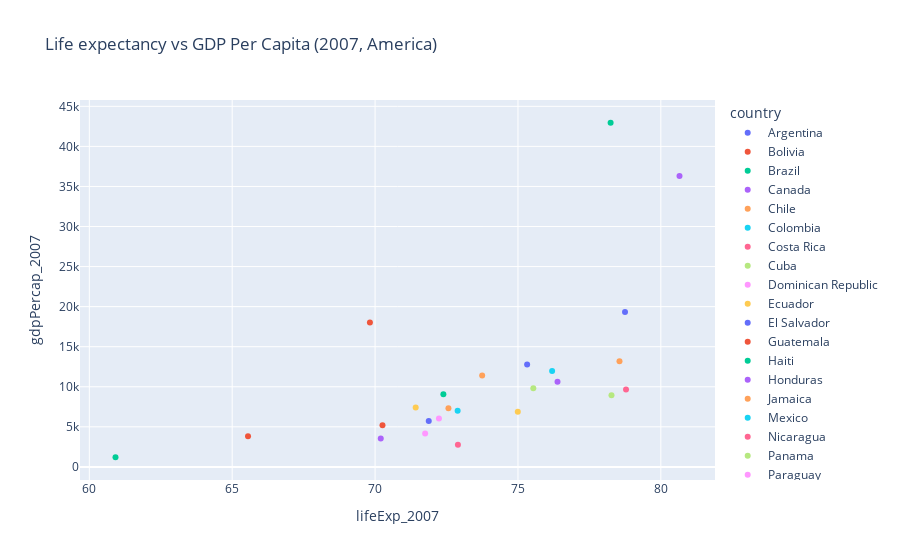

Notebook code cell kept with this figure:
### Markdown cell above
### Customizing plot

### Code cell
fig = px.scatter(america_data,x="lifeExp_2007",
           y="gdpPercap_2007",
           color='country',
           title='Life expectancy vs GDP Per Capita (2007, America)')

fig.show()

### Figure 1 — Plotly figure (JSON) as saved in the notebook; plotly's stock layout.template omitted (floating-point values rounded to 4 significant figures)
{"data": [{"hovertemplate": "country=Argentina<br>lifeExp_2007=%{x}<br>gdpPercap_2007=%{y}<extra></extra>", "legendgroup": "Argentina", "marker": {"color": "#636efa", "symbol": "circle"}, "mode": "markers", "name": "Argentina", "orientation": "v", "showlegend": true, "type": "scatter", "x": [75.32], "xaxis": "x", "y": [12780.0], "yaxis": "y"}, {"hovertemplate": "country=Bolivia<br>lifeExp_2007=%{x}<br>gdpPercap_2007=%{y}<extra></extra>", "legendgroup": "Bolivia", "marker": {"color": "#EF553B", "symbol": "circle"}, "mode": "markers", "name": "Bolivia", "orientation": "v", "showlegend": true, "type": "scatter", "x": [65.55], "xaxis": "x", "y": [3822.0], "yaxis": "y"}, {"hovertemplate": "country=Brazil<br>lifeExp_2007=%{x}<br>gdpPercap_2007=%{y}<extra></extra>", "legendgroup": "Brazil", "marker": {"color": "#00cc96", "symbol": "circle"}, "mode": "markers", "name": "Brazil", "orientation": "v", "showlegend": true, "type": "scatter", "x": [72.39], "xaxis": "x", "y": [9066.0], "yaxis": "y"}, {"hovertemplate": "country=Canada<br>lifeExp_2007=%{x}<br>gdpPercap_2007=%{y}<extra></extra>", "legendgroup": "Canada", "marker": {"color": "#ab63fa", "symbol": "circle"}, "mode": "markers", "name": "Canada", "orientation": "v", "showlegend": true, "type": "scatter", "x": [80.65], "xaxis": "x", "y": [36320.0], "yaxis": "y"}, {"hovertemplate": "country=Chile<br>lifeExp_2007=%{x}<br>gdpPercap_2007=%{y}<extra></extra>", "legendgroup": "Chile", "marker": {"color": "#FFA15A", "symbol": "circle"}, "mode": "markers", "name": "Chile", "orientation": "v", "showlegend": true, "type": "scatter", "x": [78.55], "xaxis": "x", "y": [13170.0], "yaxis": "y"}, {"hovertemplate": "country=Colombia<br>lifeExp_2007=%{x}<br>gdpPercap_2007=%{y}<extra></extra>", "legendgroup": "Colombia", "marker": {"color": "#19d3f3", "symbol": "circle"}, "mode": "markers", "name": "Colombia", "orientation": "v", "showlegend": true, "type": "scatter", "x": [72.89], "xaxis": "x", "y": [7007.0], "yaxis": "y"}, {"hovertemplate": "country=Costa Rica<br>lifeExp_2007=%{x}<br>gdpPercap_2007=%{y}<extra></extra>", "legendgroup": "Costa Rica", "marker": {"color": "#FF6692", "symbol": "circle"}, "mode": "markers", "name": "Costa Rica", "orientation": "v", "showlegend": true, "type": "scatter", "x": [78.78], "xaxis": "x", "y": [9645.0], "yaxis": "y"}, {"hovertemplate": "country=Cuba<br>lifeExp_2007=%{x}<br>gdpPercap_2007=%{y}<extra></extra>", "legendgroup": "Cuba", "marker": {"color": "#B6E880", "symbol": "circle"}, "mode": "markers", "name": "Cuba", "orientation": "v", "showlegend": true, "type": "scatter", "x": [78.27], "xaxis": "x", "y": [8948.0], "yaxis": "y"}, {"hovertemplate": "country=Dominican Republic<br>lifeExp_2007=%{x}<br>gdpPercap_2007=%{y}<extra></extra>", "legendgroup": "Dominican Republic", "marker": {"color": "#FF97FF", "symbol": "circle"}, "mode": "markers", "name": "Dominican Republic", "orientation": "v", "showlegend": true, "type": "scatter", "x": [72.23], "xaxis": "x", "y": [6025.0], "yaxis": "y"}, {"hovertemplate": "country=Ecuador<br>lifeExp_2007=%{x}<br>gdpPercap_2007=%{y}<extra></extra>", "legendgroup": "Ecuador", "marker": {"color": "#FECB52", "symbol": "circle"}, "mode": "markers", "name": "Ecuador", "orientation": "v", "showlegend": true, "type": "scatter", "x": [74.99], "xaxis": "x", "y": [6873.0], "yaxis": "y"}, {"hovertemplate": "country=El Salvador<br>lifeExp_2007=%{x}<br>gdpPercap_2007=%{y}<extra></extra>", "legendgroup": "El Salvador", "marker": {"color": "#636efa", "symbol": "circle"}, "mode": "markers", "name": "El Salvador", "orientation": "v", "showlegend": true, "type": "scatter", "x": [71.88], "xaxis": "x", "y": [5728.0], "yaxis": "y"}, {"hovertemplate": "country=Guatemala<br>lifeExp_2007=%{x}<br>gdpPercap_2007=%{y}<extra></extra>", "legendgroup": "Guatemala", "marker": {"color": "#EF553B", "symbol": "circle"}, "mode": "markers", "name": "Guatemala", "orientation": "v", "showlegend": true, "type": "scatter", "x": [70.26], "xaxis": "x", "y": [5186.0], "yaxis": "y"}, {"hovertemplate": "country=Haiti<br>lifeExp_2007=%{x}<br>gdpPercap_2007=%{y}<extra></extra>", "legendgroup": "Haiti", "marker": {"color": "#00cc96", "symbol": "circle"}, "mode": "markers", "name": "Haiti", "orientation": "v", "showlegend": true, "type": "scatter", "x": [60.92], "xaxis": "x", "y": [1202.0], "yaxis": "y"}, {"hovertemplate": "country=Honduras<br>lifeExp_2007=%{x}<br>gdpPercap_2007=%{y}<extra></extra>", "legendgroup": "Honduras", "marker": {"color": "#ab63fa", "symbol": "circle"}, "mode": "markers", "name": "Honduras", "orientation": "v", "showlegend": true, "type": "scatter", "x": [70.2], "xaxis": "x", "y": [3548.0], "yaxis": "y"}, {"hovertemplate": "country=Jamaica<br>lifeExp_2007=%{x}<br>gdpPercap_2007=%{y}<extra></extra>", "legendgroup": "Jamaica", "marker": {"color": "#FFA15A", "symbol": "circle"}, "mode": "markers", "name": "Jamaica", "orientation": "v", "showlegend": true, "type": "scatter", "x": [72.57], "xaxis": "x", "y": [7321.0], "yaxis": "y"}, {"hovertemplate": "country=Mexico<br>lifeExp_2007=%{x}<br>gdpPercap_2007=%{y}<extra></extra>", "legendgroup": "Mexico", "marker": {"color": "#19d3f3", "symbol": "circle"}, "mode": "markers", "name": "Mexico", "orientation": "v", "showlegend": true, "type": "scatter", "x": [76.19], "xaxis": "x", "y": [11980.0], "yaxis": "y"}, {"hovertemplate": "country=Nicaragua<br>lifeExp_2007=%{x}<br>gdpPercap_2007=%{y}<extra></extra>", "legendgroup": "Nicaragua", "marker": {"color": "#FF6692", "symbol": "circle"}, "mode": "markers", "name": "Nicaragua", "orientation": "v", "showlegend": true, "type": "scatter", "x": [72.9], "xaxis": "x", "y": [2749.0], "yaxis": "y"}, {"hovertemplate": "country=Panama<br>lifeExp_2007=%{x}<br>gdpPercap_2007=%{y}<extra></extra>", "legendgroup": "Panama", "marker": {"color": "#B6E880", "symbol": "circle"}, "mode": "markers", "name": "Panama", "orientation": "v", "showlegend": true, "type": "scatter", "x": [75.54], "xaxis": "x", "y": [9809.0], "yaxis": "y"}, {"hovertemplate": "country=Paraguay<br>lifeExp_2007=%{x}<br>gdpPercap_2007=%{y}<extra></extra>", "legendgroup": "Paraguay", "marker": {"color": "#FF97FF", "symbol": "circle"}, "mode": "markers", "name": "Paraguay", "orientation": "v", "showlegend": true, "type": "scatter", "x": [71.75], "xaxis": "x", "y": [4173.0], "yaxis": "y"}, {"hovertemplate": "country=Peru<br>lifeExp_2007=%{x}<br>gdpPercap_2007=%{y}<extra></extra>", "legendgroup": "Peru", "marker": {"color": "#FECB52", "symbol": "circle"}, "mode": "markers", "name": "Peru", "orientation": "v", "showlegend": true, "type": "scatter", "x": [71.42], "xaxis": "x", "y": [7409.0], "yaxis": "y"}, {"hovertemplate": "country=Puerto Rico<br>lifeExp_2007=%{x}<br>gdpPercap_2007=%{y}<extra></extra>", "legendgroup": "Puerto Rico", "marker": {"color": "#636efa", "symbol": "circle"}, "mode": "markers", "name": "Puerto Rico", "orientation": "v", "showlegend": true, "type": "scatter", "x": [78.75], "xaxis": "x", "y": [19330.0], "yaxis": "y"}, {"hovertemplate": "country=Trinidad and Tobago<br>lifeExp_2007=%{x}<br>gdpPercap_2007=%{y}<extra></extra>", "legendgroup": "Trinidad and Tobago", "marker": {"color": "#EF553B", "symbol": "circle"}, "mode": "markers", "name": "Trinidad and Tobago", "orientation": "v", "showlegend": true, "type": "scatter", "x": [69.82], "xaxis": "x", "y": [18010.0], "yaxis": "y"}, {"hovertemplate": "country=United States<br>lifeExp_2007=%{x}<br>gdpPercap_2007=%{y}<extra></extra>", "legendgroup": "United States", "marker": {"color": "#00cc96", "symbol": "circle"}, "mode": "markers", "name": "United States", "orientation": "v", "showlegend": true, "type": "scatter", "x": [78.24], "xaxis": "x", "y": [42950.0], "yaxis": "y"}, {"hovertemplate": "country=Uruguay<br>lifeExp_2007=%{x}<br>gdpPercap_2007=%{y}<extra></extra>", "legendgroup": "Uruguay", "marker": {"color": "#ab63fa", "symbol": "circle"}, "mode": "markers", "name": "Uruguay", "orientation": "v", "showlegend": true, "type": "scatter", "x": [76.38], "xaxis": "x", "y": [10610.0], "yaxis": "y"}, {"hovertemplate": "country=Venezuela<br>lifeExp_2007=%{x}<br>gdpPercap_2007=%{y}<extra></extra>", "legendgroup": "Venezuela", "marker": {"color": "#FFA15A", "symbol": "circle"}, "mode": "markers", "name": "Venezuela", "orientation": "v", "showlegend": true, "type": "scatter", "x": [73.75], "xaxis": "x", "y": [11420.0], "yaxis": "y"}], "layout": {"legend": {"title": {"text": "country"}, "tracegroupgap": 0}, "title": {"text": "Life expectancy vs GDP Per Capita (2007, America)"}, "xaxis": {"anchor": "y", "domain": [0, 1], "title": {"text": "lifeExp_2007"}}, "yaxis": {"anchor": "x", "domain": [0, 1], "title": {"text": "gdpPercap_2007"}}}}
